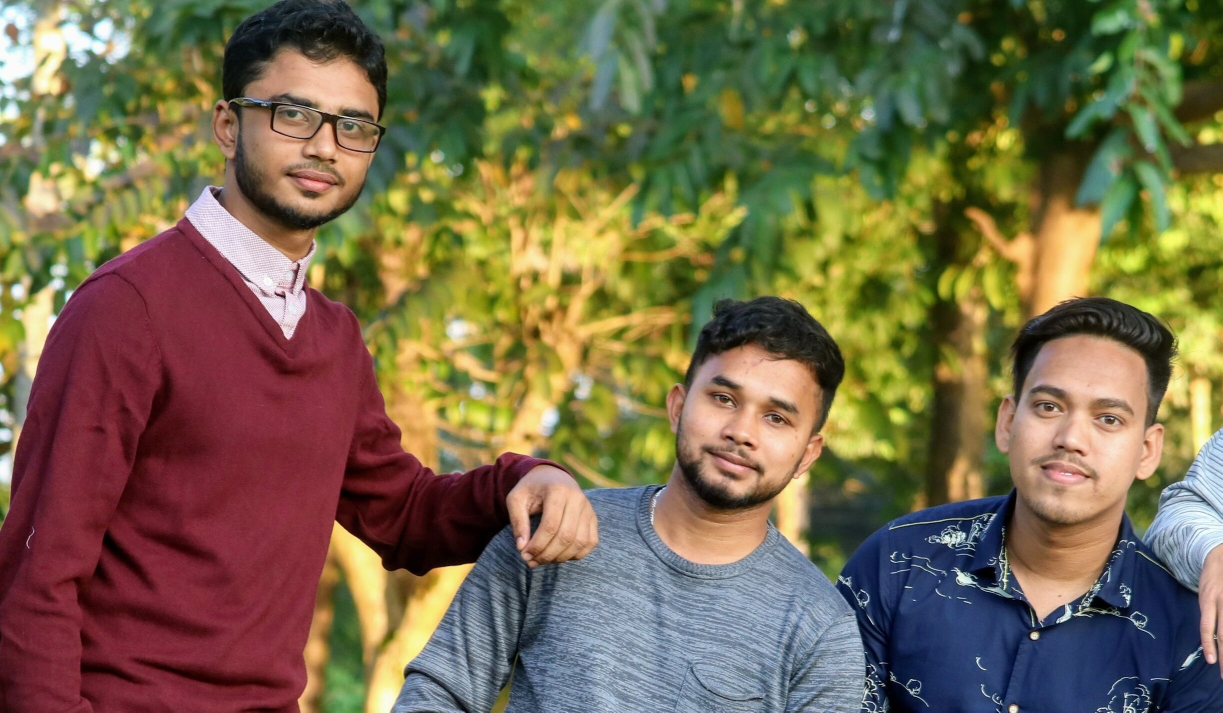
#> input picture img/3.jpg, 2445 x 1425 px (shown at 1/2 size)
$ python -i img_processing.py   (imports and definitions only)
#> lines starting #> are read from the running program, lines starting #| are printed output that depends on the picture; after the words box and inside, x2 and y2 are one past the last pixel; in counts of white or black regions, pixels touching at a corner belong together
import cv2 as cv
import numpy as np


class process:

    def __init__(self,image):
#> called with image = 'img/3.jpg'
        self.path=image
        self.img=cv.imread(image)
#> self.img is the input picture: shape (1425, 2445, 3); mean B, G, R 74.5, 104.6, 117.1
        self.face = cv.CascadeClassifier('haar_cascade/face.xml')
        self.Gimg =cv.cvtColor(self.img,cv.COLOR_BGR2GRAY)
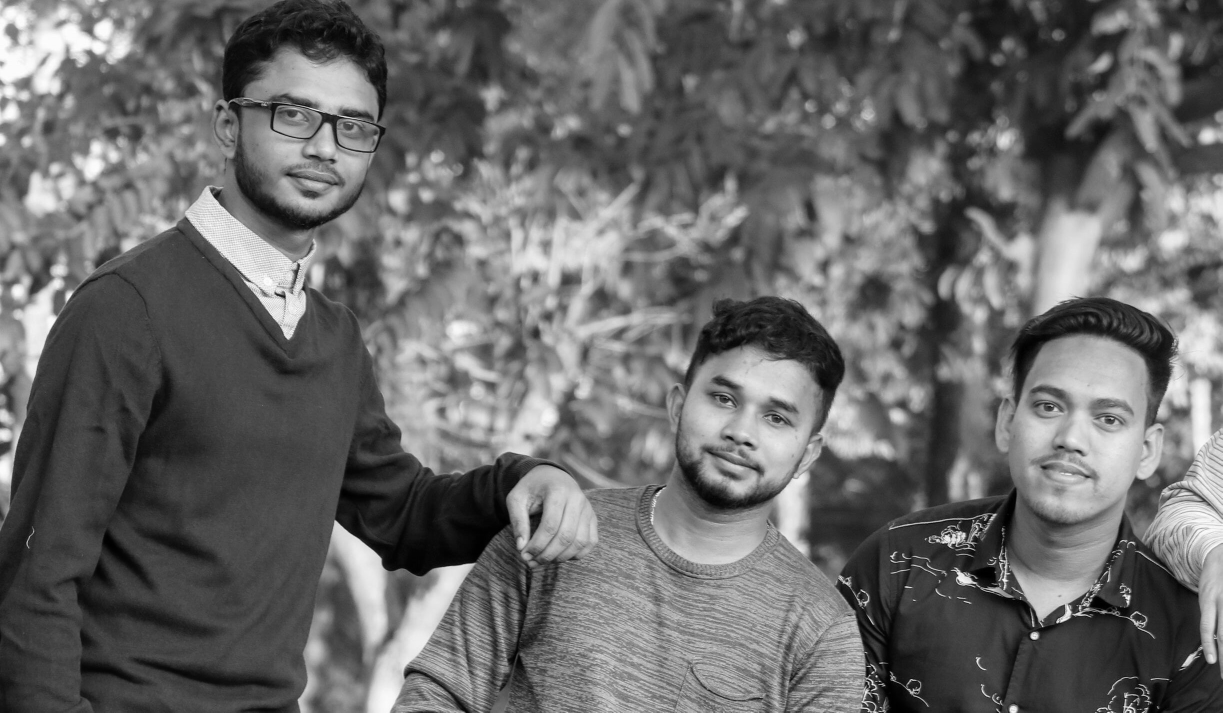
#> self.Gimg: shape (1425, 2445) (shown at 1/2 size); min 0, max 255, mean 104.9
        self.ret =self.face.detectMultiScale(self.Gimg,1.3,4)
#> self.ret = [[448, 107, 358, 358], [1976, 687, 347, 347], [1324, 682, 334, 334]]

    save= lambda self,output:cv.imwrite(self.path[:-4]+"_processed.png",output)

    # [45 lines left out: function effects, not called in this run]
        # return img


    def boxFace(self,BOX=True,OUTLINE=False):
#> called with BOX = True, OUTLINE = False
        img=self.img
        if not BOX and OUTLINE:
            # print("Can't shape outline without value BOX=False\n\n")
            print("Can't shape outline without type -t \"noBox\"\n\n")
            return None

        output=img.copy()
        len_ret=len(self.ret)-1
#> len_ret = 2
        for i,(x,y,w,h) in enumerate(self.ret):
            if OUTLINE:
                cv.rectangle(output,(x,y),(x+w,y+h),255,20)

            if i==0:
                x1,y1,w1,h1=x,y,w,h
                face=img[y:y+h,x:x+w]
                continue

            face=cv.resize(face,(w,h),None)

            if BOX:
                output[y:y+h,x:x+w]=face
            else:
                output=cv.seamlessClone(face,output,None,(x+h//2,y+h//2),cv.NORMAL_CLONE)

            face=img[y:y+h,x:x+w]

            if i==len_ret:
                face=cv.resize(face,(w1,h1),None)
                if BOX:
                    output[y1:y1+h1,x1:x1+w1]=face
                else:
                    output=cv.seamlessClone(face,output,None,(x1+h1//2,y1+h1//2),cv.NORMAL_CLONE)
                return self.save(output)
#> this loop made 3 passes
#> (x, y, w, h, x1, y1, w1, h1) on pass 1: (448, 107, 358, 358, 448, 107, 358, 358)
#> pass 1, in boxFace, `face=img[y:y+h,x:x+w]`:
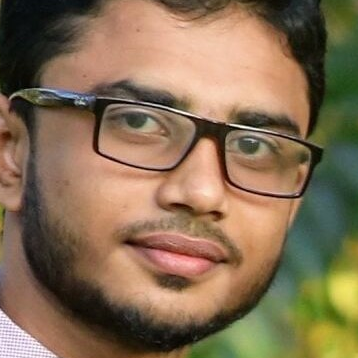
#> face: shape (358, 358, 3); mean B, G, R 83.1, 110.2, 133.4
#> pass 2, in boxFace, `face=img[y:y+h,x:x+w]`:
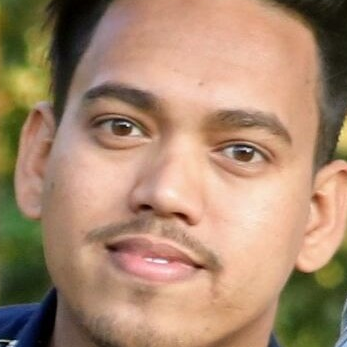
#> face: shape (347, 347, 3); mean B, G, R 110.3, 136.6, 168.6
#> after the loop:
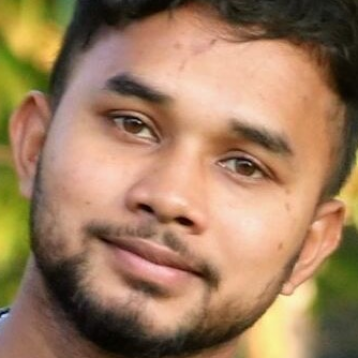
#> face: shape (358, 358, 3); mean B, G, R 94, 124.9, 158.6
#> after the loop:
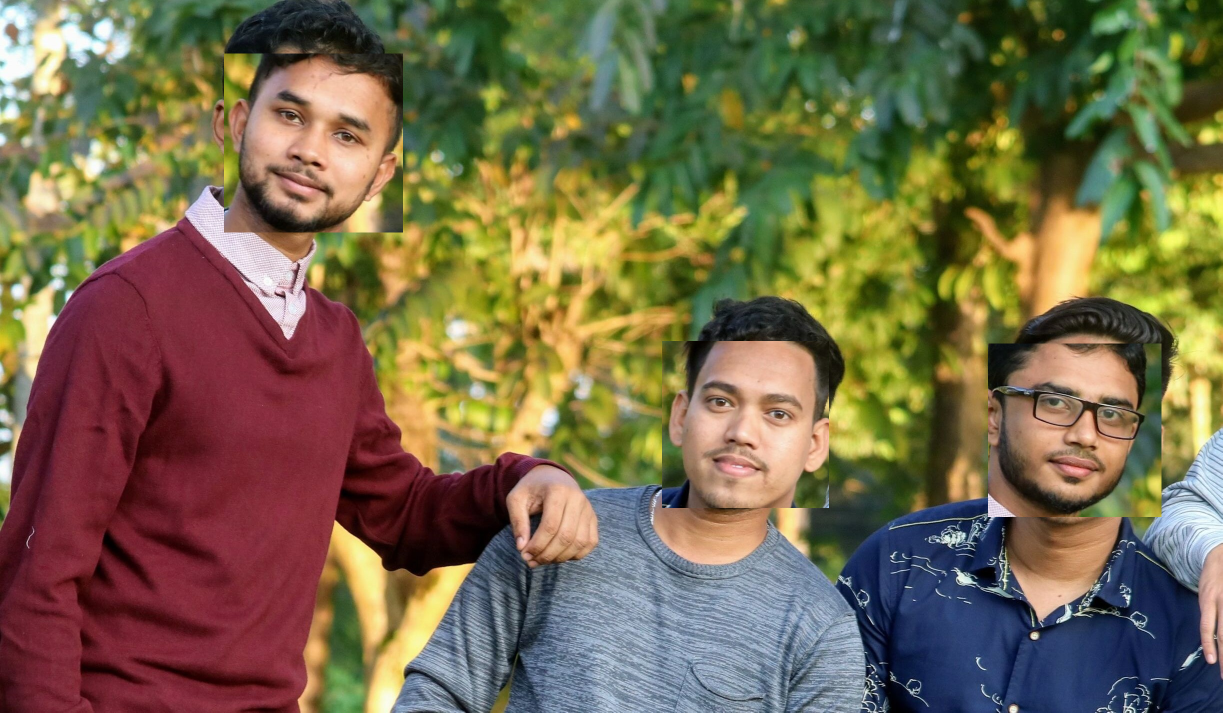
#> output: shape (1425, 2445, 3) (shown at 1/2 size); 10.34% of pixels changed, all inside (x1, y1, x2, y2) = (448, 107, 2323, 1034)
                # return output
        return None #

>>> result = process('img/3.jpg').boxFace()
#> result = True

$ run again, on img/faces.jpg
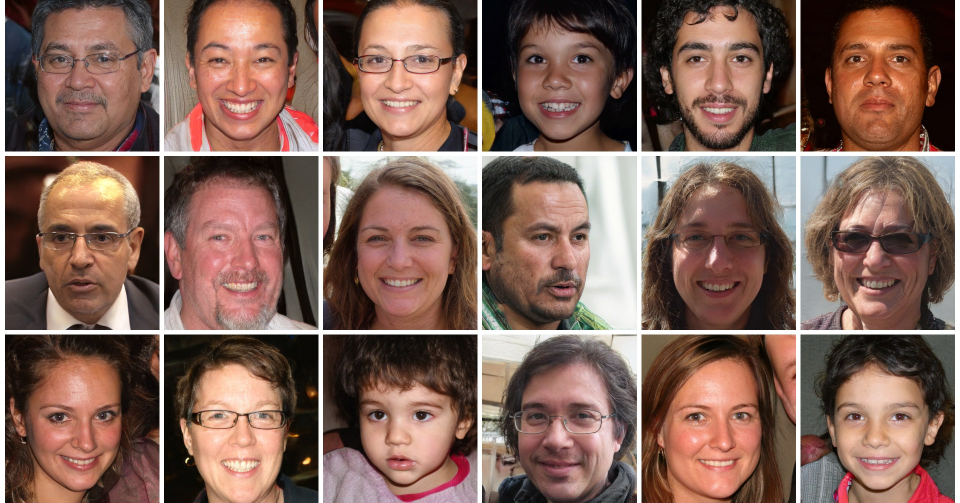
#> input picture img/faces.jpg, 1920 x 1005 px (shown at 1/2 size)
#> in __init__, self.img is the input picture: shape (1005, 1920, 3); mean B, G, R 87.2, 98.2, 127.9
#> in __init__, `self.Gimg =cv.cvtColor(self.img,cv.COLOR_BGR2GRAY)`:
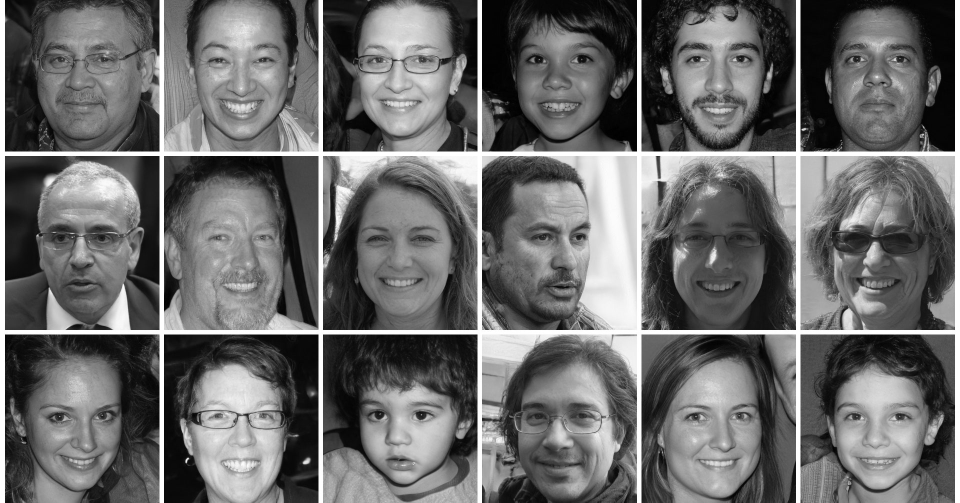
#> self.Gimg: shape (1005, 1920) (shown at 1/2 size); min 0, max 255, mean 105.8
#> self.ret = 18 rows, first 6: [1639, 39, 228, 228], [690, 39, 223, 223], [1018, 391, 218, 218], [688, 746, 222, 222], [1328, 752, 216, 216], [53, 751, 215, 215]
#> len_ret = 17
#> the loop in boxFace, `for i,(x,y,w,h) in enumerate(self.ret):` made 18 passes
#> (x, y, w, h, x1, y1, w1, h1) on pass 1: (1639, 39, 228, 228, 1639, 39, 228, 228)
#> after the loop in boxFace, `for i,(x,y,w,h) in enumerate(self.ret):`:
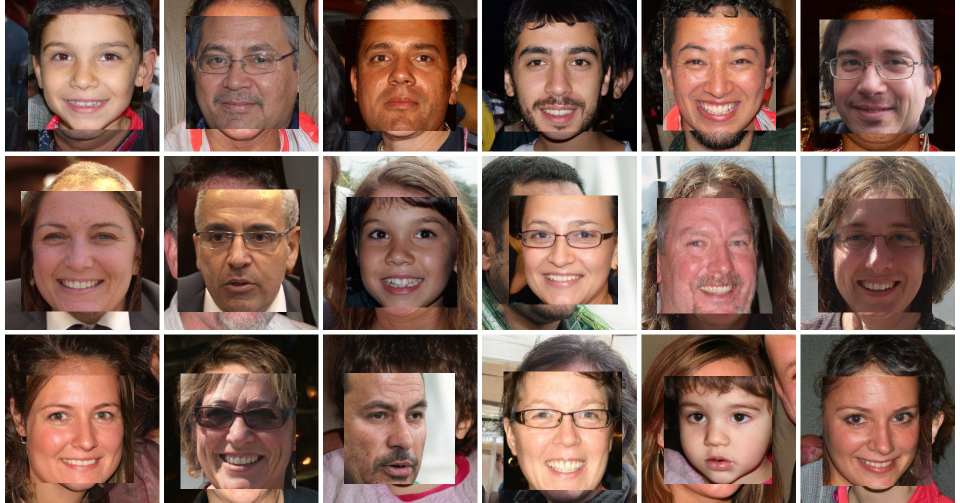
#> output: shape (1005, 1920, 3) (shown at 1/2 size); mean B, G, R 87.2, 98.2, 127.9
#> result = True
